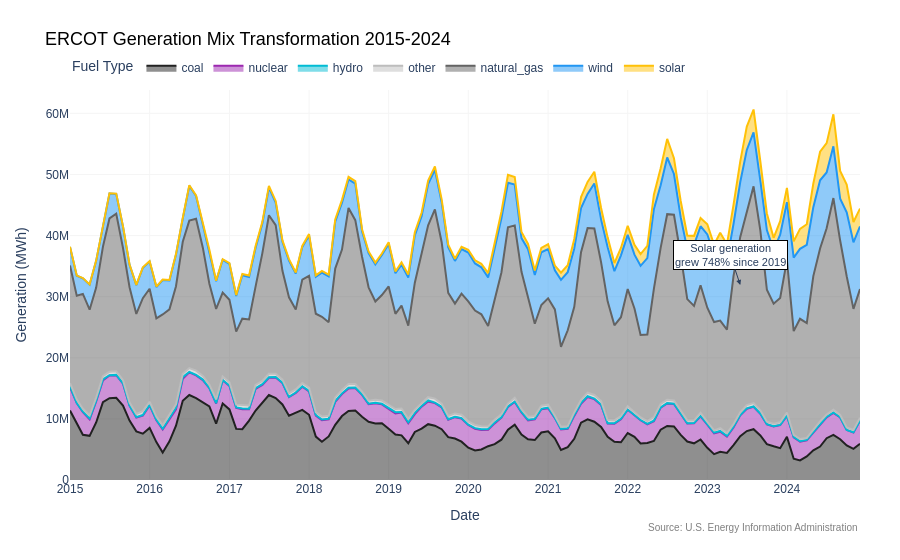

Here is the notebook cell this chart was saved with:
### Code cell
fig = px.area(
    gen_mix.sort_values(['year', 'month', 'fuel_type']),
    x='month_date',
    y='generation_mwh',
    color='fuel_type',
    color_discrete_map=COLOR_MAP,
    category_orders={'fuel_type': FUEL_ORDER},
    labels={
        'generation_mwh': 'Generation (MWh)',
        'month_date': 'Date',
        'fuel_type': 'Fuel Type',
    },
)

fig = apply_chart_standard(
    fig,
    'ERCOT Generation Mix Transformation 2015-2024',
    'Date',
    'Generation (MWh)',
)

fig.add_annotation(
    x='2023-06-01',
    y=gen_mix['generation_mwh'].max() * 0.90,
    text=f"Solar generation<br>grew {(solar_2024 / solar_2019 - 1) * 100:.0f}% since 2019",
    showarrow=True,
    arrowhead=2,
    bgcolor='white',
    bordercolor='black',
    font=dict(size=11),
)

save_chart(fig, 'chart_1a_generation_mix_stacked')
fig.show()
